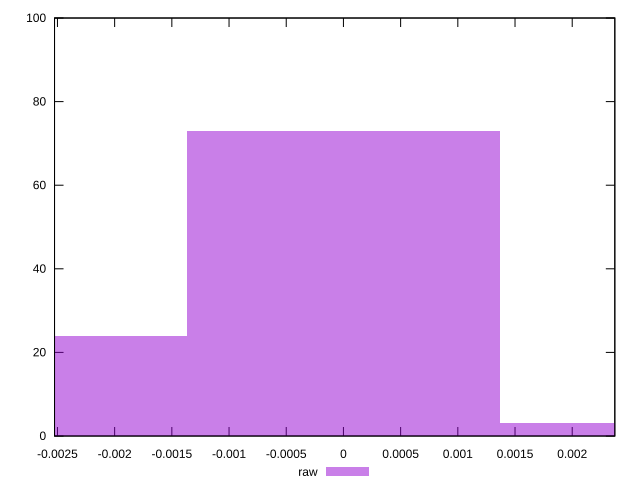

gnuplot code for this plot:
reset

$raw <<EOF
0 73
-0.002729294510814324 24
0.002729294510814324 3
EOF

set key outside below
set boxwidth 0.002729294510814324
set xrange [-0.0025254981369846174:0.0023724478472962455]
set yrange [0:100]
set trange [0:100]
set style fill transparent solid 0.5 noborder
set terminal svg size 640, 490 enhanced background rgb 'white'
set output "report_00018_2021-02-10T15-25-16.877Z/meta/pScore-difference/samples/pages+cached+noadtech/raw/histogram.svg"

plot $raw title "raw" with boxes

reset
